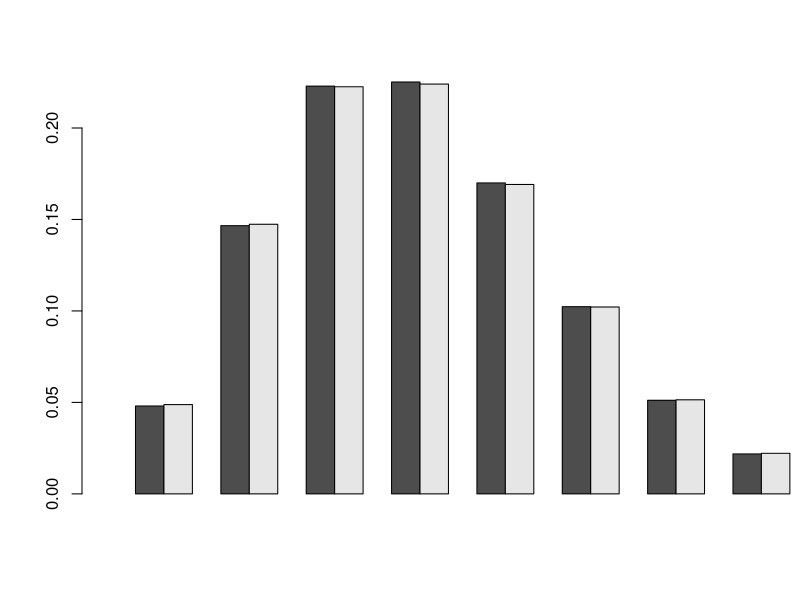
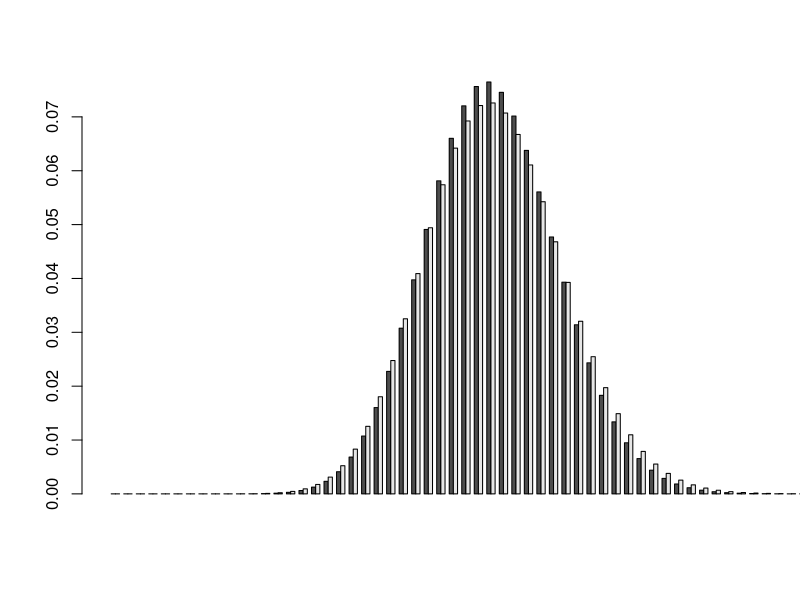

Generate these figures, in order, with R:
#Dobrodošli u uvod u R! 
#Cilj ovog labosa je upoznati se s osnovnim naredbama jezika R i
#primijeniti naučeno na neke primjere iz vjerojatnosti.
#Skriptu možete pokrenuti online u RStudio Cloudu, za offline pokretanje instalirajte RStudio lokalno
#Pokretati možete liniju po liniju (u RStudio Cloudu s ctrl + Enter)
#ili više linija odjednom ako se mišem označe linije koje se žele pokrenuti i onda pritisne ctrl + Enter


#Definiranje varijabli
#nije potrebno navoditi tip
#R studio automatski ispisuje sve varijable, za ponovni ispis samo treba upisati ime varijable
a = 5
b = 0.8
c = "string"
a

#Definiranje vektora
#koristi se funkcija c() (collection)
vektor1 = c(1, 2, 3)
vektor2 = c(4, 5 ,6)
#ako su vektori jednake dužine mogu se s njima raditi osnovne operacije:
vektor1 + vektor2
vektor1 - vektor2
vektor1 * vektor2
vektor1 / vektor2

#ukoliko u vektoru imamo ponvaljanja, možemo ga definirati i na drugi način:
vektor1 = rep( c(0, 1), c(5, 10)) #napravi vektor koji ima elemente 5 nula i 10 jedinica
vektor1
vektor2 = rep( c("c", "b", "p"), c(2, 3, 4))
vektor2

#iteriranje kroz vektore, suma vektora
sum = 0
for(i in 1:length(vektor1) ) {
  sum = sum + vektor1[i]
}
sum
#Zadatak 1: napišite kod koji će odrediti sumu prvih 10 kvadrata prirodnih brojeva i ispišite rezultat.

#Na ovim labosima riješit ćemo nekoliko zadataka pomoću simulacija u R-u, oslanjajući se pritom na jaki
#zzakon velikih brojeva. Većinu zadatak ste vidjeli na vježbama, tako da se za točna rješenja možete referirati
#u tim materijalima

#Zadatak 2: Iz kutije u kojoj se nalazi 5 crnih, 6 bijelih i 7 zelenih kuglica izvlačimo na sreću 4 kuglice. Odredite
#vjerojatnost da među izvučenim kuglicama: (a) nema crnih, (b) nisu zastupljene sve boje.

#Rješenje: Napravit ćemo simulaciju tako da ćemo definirati naš pokus i onda ga ponavljati 
#puno puta te će procjena tražene vjerojatnosti biti broj_pozitivnih_ishod/ukupan_broj_pokusa

set.seed(1518141) #seed je broj koji označava random stanje, ukoliko seed fiksiramo, na svakom računalu
#random operacije dat će isti rezultat, što je jako bitno kod reproduciranja rezultata
kutija = rep(c("c", "b", "z"), c(5, 6, 7))
broj_ponavljanja = 1e+05
nema_crnih = 0

nisu_zastupljene_sve_boje = 0
for (i in 1:broj_ponavljanja) {
  uzorak = sample(kutija, size = 4, replace = FALSE)
  nema_crnih = nema_crnih + (!is.element("c", uzorak))
  nisu_zastupljene_sve_boje = nisu_zastupljene_sve_boje + (!(is.element("c",
        uzorak) & is.element("b", uzorak) & is.element("z", uzorak)))
}
a_dio_sim = nema_crnih/broj_ponavljanja
b_dio_sim = nisu_zastupljene_sve_boje/broj_ponavljanja
# Egzaktno rjesenje
a_dio_egz = choose(13, 4)/choose(18, 4)
b_dio_egz = 1 - (choose(5, 2) * choose(6, 1) * choose(7, 1))/choose(18, 4) -
                (choose(5, 1) * choose(6, 2) * choose(7, 1))/choose(18, 4) -
                (choose(5, 1) * choose(6, 1) * choose(7, 2))/choose(18, 4)

# Egzaktno rjesenje
a_dio_sim
a_dio_egz

b_dio_sim
b_dio_egz


#Zadatak 3: 
#Novčić bacamo dok se dva puta za redom ne pojavi isti znak. Opišite vjerojatnosni prostor i izračunajte
#vjerojatnost da pokus završi u parnom broju bacanja.

#Rješenje, za pokus radimo jednu funkciju:
pokus = function() {
  bacanje = rbinom(1, size = 1, prob = 0.5)
  i = 1
  while (1) {
    sljedece_bacanje = rbinom(1, size = 1, prob = 0.5)
    i = i + 1
    if (sljedece_bacanje == bacanje) { #uvjet zaustavljanja pokusa
      break
    } else {
      bacanje = sljedece_bacanje
    }
  }
  return(i)
}
set.seed(1956819)
broj_ponavljanja = 10000
zavrsilo_u_parno_bacanja = 0
for (i in 1:broj_ponavljanja) zavrsilo_u_parno_bacanja = zavrsilo_u_parno_bacanja + ((pokus()%%2) == 0) #boolean TRUE se računa kao 1, FALSE je 0
rj_sim = zavrsilo_u_parno_bacanja/broj_ponavljanja
rj_egz = 2/3
rj_sim
rj_egz  


#Zadatak 4: U poslovnici A nalazi se 100 srećki od kojih je 25 dobitnih, a u poslovnici B 55 srećki od kojih je 5 dobitnih.
#Marko baca simetričnu kocku - ako na kocki padne broj 1 kupuje dvije srećke u poslovnici A, ako na kocki
#padne 2 kupuje dvije srećke u poslovnici B, inače kupuje po jednu srećku u svakoj poslovnici. Kolika je
#vjerojatnost da je točno jedna kupljena srećka dobitna?


# oznacimo s 0 listice koji nisu dobitni, a s 1 dobitne
# listice
set.seed(5382523)
A = rep(0:1, c(100 - 25, 25))
B = rep(0:1, c(55 - 5, 5))
broj_ponavljanja = 10000
tocno_jedna_dobitna = 0
for (i in 1:broj_ponavljanja) {
  kocka = sample.int(6, size = 1)
  if (kocka == 1) {   #računamo koliko ima pozitivnih događaja, ovisno o hipotezama
    uzorak = sample(A, size = 2, replace = FALSE)
  } else if (kocka == 2) {
    uzorak = sample(B, size = 2, replace = FALSE)
  } else {
    uzorak = c(sample(A, size = 1), sample(B, size = 1))
  }
  tocno_jedna_dobitna = tocno_jedna_dobitna + (sum(uzorak) ==
                                                 1)
}
rj_sim = tocno_jedna_dobitna/broj_ponavljanja
rj_egz = 1027/3564
rj_sim
rj_egz

#Zadatak 5: Konobar počinje smjenu s 0kn. Od svakog gosta dobije napojnicu i to od 10kn ili 5kn, pri čemu je manja
#napojnica dva puta vjerojatnija. Izračunajte vjerojatnost da je konobar dobio manje od 30kn od 4 gosta

#Rješenje
set.seed(105179)
broj_ponavljanja = 10000
broj_vecih_napojnica = rbinom(broj_ponavljanja, size = 4, prob = 1/3) #ponavljaj broj_ponavljanja puta uzorkovanje iz B(4, 1/3)
ukupna_napojnica = 10 * broj_vecih_napojnica + 5 * (4 - broj_vecih_napojnica)
rj_sim = sum(ukupna_napojnica < 30)/broj_ponavljanja
rj_egz = pbinom(1, size = 4, prob = 1/3) #prefix p daje P(X <= 1), odnosno funkciju distribucije
rj_sim
rj_egz


#Zadatak 6: Na letu ima mjesta za 300 putnika, pri čemu će putnik koji je kupio kartu zakasniti na njega s vjerojatnošću
#0.01. Stoga je aviokompanija prodala više karata, njih 302. Kolika ja vjerojatnost da će na letu biti mjesta
#za sve putnike s kartom?

#Rješenje:
set.seed(63962171)
broj_ponavljanja = 10000
broj_putnika_koji_kasne = rbinom(broj_ponavljanja, size = 302,
                                 prob = 0.01)
rj_sim = sum(broj_putnika_koji_kasne >= 2)/broj_ponavljanja
rj_egz = 1 - pbinom(1, size = 302, prob = 0.01)
rj_approx = 1 - ppois(1, lambda = 302 * 0.01)
rj_sim
## [1] 0.8037
7
rj_egz
## [1] 0.8053126
rj_approx
## [1] 0.8038191
# Ilustracija aproksimacije binomne slucajne varijable
# Poissonovom
n = 302
p = 0.01
barplot(rbind(dbinom(0:n, size = n, prob = p), dpois(0:n, lambda = n *
                                                      p)), beside = T, xlim = c(0, 22))
n = 302
p = 0.1
barplot(rbind(dbinom(0:n, size = n, prob = p), dpois(0:n, lambda = n *
                                                       p)), beside = T, xlim = c(0, 150))

#Zadatak 7: Na matematičkoj analizi ste naučili kako izračunati površine preko integrala, ali površina se 
#može računati i vjerojatnosno. Naime, lik čiju površinu želimo izračunati, nazovima ga A, može se uložiti u neki pravokutnik, nazovimo ga P.
#Ukoliko puno puta biramo točke uniformno iz tog pravokutnika, tada je P(izabrana točka je u A ) = površina(A) / površina(P), pa je
#površina(A) = P(izabrana točka je u A) * površina(P). 
#P(izabrana točka je u A) možemo izračunati tako da, kao i u prethodnim zadacima, puno puta ponavljamo pokus
#i izračunamo omjer točaka koje su u liku A. To je tzv. Monte Carlo metoda
#Monte Carlo metodom izračunajte površinu:
#a) kruga radijusa 1
#b) elipse x^2/2 + y^2/1 = 1
